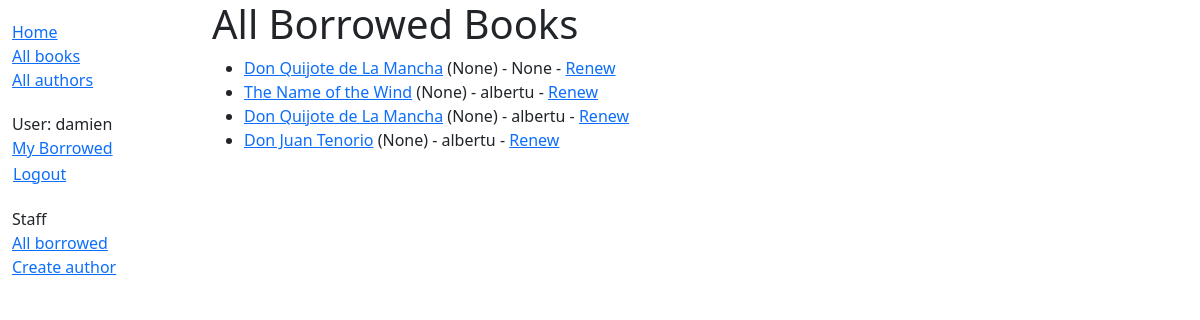
Page /catalog/allborrowedbooks/ (signed in) on the earlier database version.
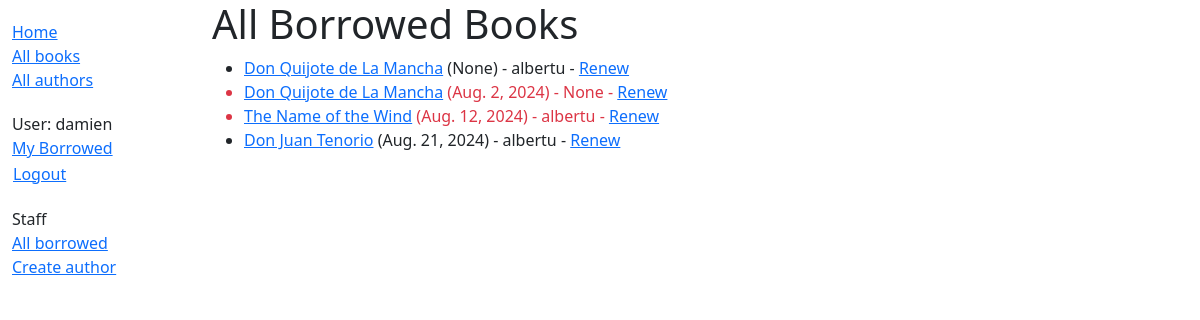
Same page on the later database version.
### catalog/models.py (models this page shows, shortened)
class BookInstance(models.Model):
    id = models.UUIDField(primary_key=True, default=uuid.uuid4,
                          help_text="Unique ID for this particular book across whole library")
    book = models.ForeignKey('Book', on_delete=models.RESTRICT, null=True)
    imprint = models.CharField(max_length=200)
    due_back = models.DateField(null=True, blank=True)
    borrower = models.ForeignKey(
        settings.AUTH_USER_MODEL, on_delete=models.SET_NULL, null=True, blank=True)
    class Meta:
        ordering = ['due_back']
        permissions = (("can_mark_returned", "Set book as returned"),)
    @property
    def is_overdue(self):
        return bool(self.due_back and date.today() > self.due_back)
    LOAN_STATUS = (
        ('d', 'Maintenance'),
        ('o', 'On loan'),
        ('a', 'Available'),
        ('r', 'Reserved'),
    )
    status = models.CharField(
        max_length=1,
        choices=LOAN_STATUS,
        blank=True,
        default='d',
        help_text='Book availability')
    class Meta:
        ordering = ['due_back']
        permissions = (("can_mark_returned", "Set book as returned"),)

class Book(models.Model):
    title = models.CharField(max_length=200)
    author = models.ForeignKey('Author', on_delete=models.RESTRICT, null=True)
    summary = models.TextField(
        max_length=1000, help_text="Enter a brief description of the book")
    isbn = models.CharField('ISBN', max_length=13,
                            unique=True,
                            help_text='13 Character <a href="https://www.isbn-international.org/content/what-isbn'
                                      '">ISBN number</a>')
    genre = models.ManyToManyField(
        Genre, help_text="Select a genre for this book")
    language = models.ForeignKey(
        'Language', on_delete=models.SET_NULL, null=True)
    class Meta:
        ordering = ['title', 'author']
    def display_genre(self):
        """Creates a string for the Genre. This is required to display genre in Admin."""
        return ', '.join([genre.name for genre in self.genre.all()[:3]])
    display_genre.short_description = 'Genre'

### catalog/views.py (the view)
# urls.py: path('allborrowedbooks/', views.AllLoanedBooksListView.as_view(), name='all-borrowed'),
class AllLoanedBooksListView(PermissionRequiredMixin, generic.ListView):
    permission_required = 'catalog.can_mark_returned'
    model = BookInstance
    template_name = 'catalog/bookinstance_list_all_borrowed_book.html'
    paginate_by = 10
    def get_queryset(self):
        return BookInstance.objects.filter(status__exact='o').order_by('due_back')
    def get_context_data(self, **kwargs):
        context = super().get_context_data(**kwargs)
        context['today'] = timezone.now().date()
        return context

### catalog/templates/catalog/bookinstance_list_all_borrowed_book.html (shortened to what this page needs)
{% extends "base_generic.html" %}
{% block content %}
	<h1>All Borrowed Books</h1>
	{% if bookinstance_list %}
		<ul>
			{% for bookinst in bookinstance_list %}
      		<li class="{% if bookinst.is_overdue %}text-danger{% endif %}">
        		<a href="{% url 'book-detail' bookinst.book.pk %}">{{ bookinst.book.title }}</a> ({{ bookinst.due_back }}) {% if user.is_staff %}- {{ bookinst.borrower }}{% endif %}
			{% if perms.catalog.can_mark_returned %}- <a href="{% url 'renew-book-librarian' bookinst.id %}">Renew</a>{% endif %}
			</li>
			{% endfor %}
		</ul>
	{% endif %}
{% endblock content %}

### catalog/templates/base_generic.html (shortened to what this page needs)
<!DOCTYPE html>
<html lang="en">
  <head>
    <link href="https://cdn.jsdelivr.net/npm/bootstrap@5.3.3/dist/css/bootstrap.min.css"
      rel="stylesheet"
>
    {% load static %}
    <link rel="stylesheet" href="{% static 'css/styles.css' %}" />
  </head>
  <body>
    <div class="container-fluid">
      <div class="row">
        <div class="col-sm-2">
          {% block sidebar %}
            <ul class="sidebar-nav">
              <li><a href="{% url 'index' %}">Home</a></li>
              <li><a href="{% url 'books' %}">All books</a></li>
              <li><a href="{% url 'authors' %}">All authors</a></li>
            </ul>
            <ul class="sidebar-nav">
              {% if user.is_authenticated %}
                <li>User: {{ user.get_username }}</li>
                <li><a href="{% url 'my-borrowed' %}">My Borrowed</a></li>
                <li>
                  <form id="logout-form" method="post" action="{% url 'logout' %}">
                    <button type="submit" class="btn btn-link">Logout</button>
                  </form>
                </li>
              {% else %}
                <li><a href="{% url 'login' %}?next={{ request.path }}">Login</a></li>
              {% endif %}
              {% if perms.catalog.can_mark_returned %}
              <ul class="sidebar-nav">
              <li>Staff</li>
              <li><a href="{% url 'all-borrowed' %}">All borrowed</a></li>
              {% endif %}
              {% if perms.catalog.add_author %}
              <li><a href="{% url 'author-create' %}">Create author</a></li>
              </ul>
              {% endif %}
            </ul>
          {% endblock %}
        </div>
        <div class="col-sm-10 ">
          {% block content %}{% endblock %}</div>
      </div>
    </div>
  </body>
</html>

### catalog/static/css/styles.css (style rules this page uses)
.sidebar-nav { margin-top: 20px; padding: 0; list-style: none; }
#logout-form { display: inline; }
#logout-form button { padding: 0; margin: 0; }

Differences in the rows shown:
shown differently, row unchanged: BookInstance (number 1 of 4 on the later page): moves up the list
changed BookInstance: due_back "None" → "Aug. 2, 2024"
changed BookInstance "The Name of the Wind": due_back "None" → "Aug. 12, 2024"
changed BookInstance "Don Juan Tenorio": due_back "None" → "Aug. 21, 2024"
